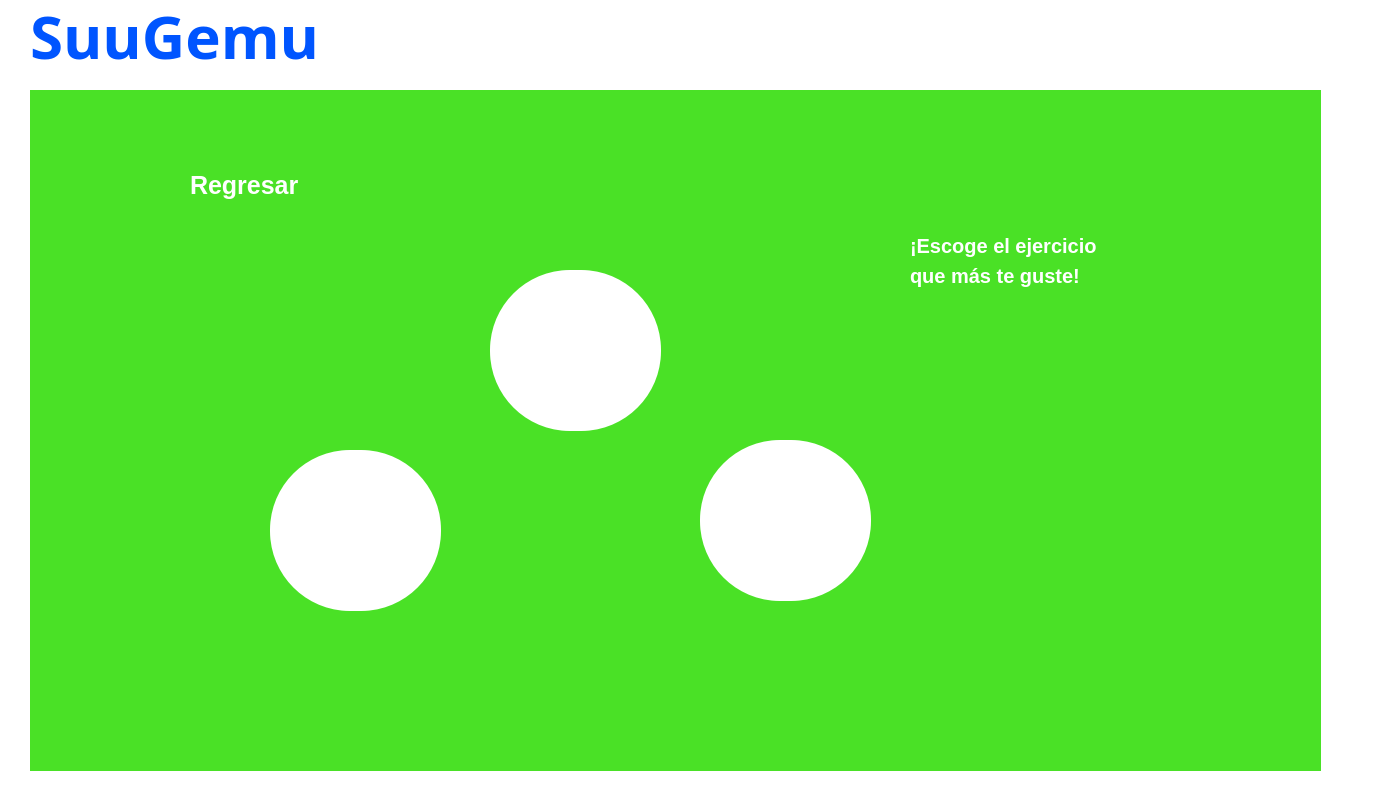
<?xml version="1.0" encoding="UTF-8"?>
<ui version="4.0">
 <class>recommend_dialog</class>
 <widget class="QDialog" name="recommend_dialog">
  <property name="geometry">
   <rect>
    <x>0</x>
    <y>0</y>
    <width>1379</width>
    <height>802</height>
   </rect>
  </property>
  <property name="windowTitle">
   <string>Project_prototype1_v1</string>
  </property>
  <property name="windowIcon">
   <iconset resource="pics.qrc">
    <normaloff>:/images/robot.png</normaloff>:/images/robot.png</iconset>
  </property>
  <property name="styleSheet">
   <string notr="true">background-color: rgb(255, 255, 255);</string>
  </property>
  <widget class="QLabel" name="label_4">
   <property name="geometry">
    <rect>
     <x>30</x>
     <y>-10</y>
     <width>391</width>
     <height>91</height>
    </rect>
   </property>
   <property name="font">
    <font>
     <family>Arial Black</family>
     <pointsize>45</pointsize>
     <weight>75</weight>
     <bold>true</bold>
    </font>
   </property>
   <property name="styleSheet">
    <string notr="true">color: rgb(0, 85, 255);</string>
   </property>
   <property name="text">
    <string>SuuGemu</string>
   </property>
  </widget>
  <widget class="QLabel" name="label_10">
   <property name="geometry">
    <rect>
     <x>350</x>
     <y>0</y>
     <width>51</width>
     <height>61</height>
    </rect>
   </property>
   <property name="styleSheet">
    <string notr="true">background-color: transparent;
</string>
   </property>
   <property name="text">
    <string/>
   </property>
   <property name="pixmap">
    <pixmap resource="pics.qrc">:/images/robot.png</pixmap>
   </property>
   <property name="scaledContents">
    <bool>true</bool>
   </property>
  </widget>
  <widget class="QWidget" name="widget" native="true">
   <property name="geometry">
    <rect>
     <x>30</x>
     <y>90</y>
     <width>1291</width>
     <height>681</height>
    </rect>
   </property>
   <property name="styleSheet">
    <string notr="true"> background-color: #4ae126; /* Green */</string>
   </property>
   <widget class="QPushButton" name="pushButton_recom1">
    <property name="geometry">
     <rect>
      <x>460</x>
      <y>180</y>
      <width>171</width>
      <height>161</height>
     </rect>
    </property>
    <property name="layoutDirection">
     <enum>Qt::RightToLeft</enum>
    </property>
    <property name="styleSheet">
     <string notr="true">content: url(:/images/objetivo.png);
background-color: rgb(255, 255, 255);
 background-position: center;
border: yellow;
color: white;
padding: 15px 32px;
text-align: left;
text-decoration: none;
 display: inline-block;
  font-size: 20px;
  font-weight: bold;
border-radius: 80%;</string>
    </property>
    <property name="text">
     <string/>
    </property>
    <property name="iconSize">
     <size>
      <width>120</width>
      <height>120</height>
     </size>
    </property>
   </widget>
   <widget class="QLabel" name="recom1_name">
    <property name="geometry">
     <rect>
      <x>470</x>
      <y>350</y>
      <width>191</width>
      <height>51</height>
     </rect>
    </property>
    <property name="font">
     <font>
      <pointsize>-1</pointsize>
      <weight>75</weight>
      <bold>true</bold>
     </font>
    </property>
    <property name="styleSheet">
     <string notr="true">color: rgb(255, 255, 255);
font-size: 25px;</string>
    </property>
    <property name="text">
     <string/>
    </property>
   </widget>
   <widget class="QPushButton" name="pushButton_recom2">
    <property name="geometry">
     <rect>
      <x>240</x>
      <y>360</y>
      <width>171</width>
      <height>161</height>
     </rect>
    </property>
    <property name="layoutDirection">
     <enum>Qt::RightToLeft</enum>
    </property>
    <property name="styleSheet">
     <string notr="true">content: url(:/images/objetivo.png);
background-color: rgb(255, 255, 255);
 background-position: center;
border: yellow;
color: white;
padding: 15px 32px;
text-align: left;
text-decoration: none;
 display: inline-block;
  font-size: 20px;
  font-weight: bold;
border-radius: 80%;</string>
    </property>
    <property name="text">
     <string/>
    </property>
    <property name="iconSize">
     <size>
      <width>120</width>
      <height>120</height>
     </size>
    </property>
   </widget>
   <widget class="QPushButton" name="pushButton_recom3">
    <property name="geometry">
     <rect>
      <x>670</x>
      <y>350</y>
      <width>171</width>
      <height>161</height>
     </rect>
    </property>
    <property name="layoutDirection">
     <enum>Qt::RightToLeft</enum>
    </property>
    <property name="styleSheet">
     <string notr="true">content: url(:/images/objetivo.png);
background-color: rgb(255, 255, 255);
 background-position: center;
border: yellow;
color: white;
padding: 15px 32px;
text-align: left;
text-decoration: none;
 display: inline-block;
  font-size: 20px;
  font-weight: bold;
border-radius: 80%;</string>
    </property>
    <property name="text">
     <string/>
    </property>
    <property name="iconSize">
     <size>
      <width>120</width>
      <height>120</height>
     </size>
    </property>
   </widget>
   <widget class="QLabel" name="recom2_name">
    <property name="geometry">
     <rect>
      <x>230</x>
      <y>530</y>
      <width>251</width>
      <height>51</height>
     </rect>
    </property>
    <property name="font">
     <font>
      <pointsize>-1</pointsize>
      <weight>75</weight>
      <bold>true</bold>
     </font>
    </property>
    <property name="styleSheet">
     <string notr="true">color: rgb(255, 255, 255);
font-size: 25px;</string>
    </property>
    <property name="text">
     <string/>
    </property>
   </widget>
   <widget class="QLabel" name="recom3_name">
    <property name="geometry">
     <rect>
      <x>650</x>
      <y>530</y>
      <width>211</width>
      <height>51</height>
     </rect>
    </property>
    <property name="font">
     <font>
      <pointsize>-1</pointsize>
      <weight>75</weight>
      <bold>true</bold>
     </font>
    </property>
    <property name="styleSheet">
     <string notr="true">color: rgb(255, 255, 255);
font-size: 25px;</string>
    </property>
    <property name="text">
     <string/>
    </property>
   </widget>
   <widget class="QLabel" name="chat_bot">
    <property name="geometry">
     <rect>
      <x>1040</x>
      <y>280</y>
      <width>171</width>
      <height>171</height>
     </rect>
    </property>
    <property name="styleSheet">
     <string notr="true">background-color: transparent;</string>
    </property>
    <property name="text">
     <string/>
    </property>
    <property name="pixmap">
     <pixmap resource="pics.qrc">:/images/chatbot.png</pixmap>
    </property>
    <property name="scaledContents">
     <bool>true</bool>
    </property>
   </widget>
   <widget class="QLabel" name="chat_box">
    <property name="geometry">
     <rect>
      <x>820</x>
      <y>70</y>
      <width>341</width>
      <height>251</height>
     </rect>
    </property>
    <property name="styleSheet">
     <string notr="true">background-color: transparent;</string>
    </property>
    <property name="text">
     <string/>
    </property>
    <property name="pixmap">
     <pixmap resource="pics.qrc">:/images/chat_box.png</pixmap>
    </property>
    <property name="scaledContents">
     <bool>true</bool>
    </property>
   </widget>
   <widget class="QLabel" name="label_12">
    <property name="geometry">
     <rect>
      <x>880</x>
      <y>120</y>
      <width>331</width>
      <height>71</height>
     </rect>
    </property>
    <property name="font">
     <font>
      <pointsize>15</pointsize>
      <weight>75</weight>
      <bold>true</bold>
     </font>
    </property>
    <property name="styleSheet">
     <string notr="true">background-color: transparent;
color: rgb(255, 255, 255);</string>
    </property>
    <property name="text">
     <string>¡Escoge el ejercicio </string>
    </property>
   </widget>
   <widget class="QLabel" name="label_13">
    <property name="geometry">
     <rect>
      <x>880</x>
      <y>170</y>
      <width>191</width>
      <height>31</height>
     </rect>
    </property>
    <property name="font">
     <font>
      <pointsize>15</pointsize>
      <weight>75</weight>
      <bold>true</bold>
     </font>
    </property>
    <property name="styleSheet">
     <string notr="true">background-color: transparent;
color: rgb(255, 255, 255);</string>
    </property>
    <property name="text">
     <string>que más te guste!</string>
    </property>
   </widget>
   <widget class="QPushButton" name="pushButton_back">
    <property name="geometry">
     <rect>
      <x>30</x>
      <y>40</y>
      <width>181</width>
      <height>101</height>
     </rect>
    </property>
    <property name="layoutDirection">
     <enum>Qt::LeftToRight</enum>
    </property>
    <property name="autoFillBackground">
     <bool>false</bool>
    </property>
    <property name="styleSheet">
     <string notr="true">content: url(:/images/objetivo.png);
background-color: transparent;
 background-position: center;
border: yellow;
color: white;
padding: 15px 32px;
text-align: left;
text-decoration: none;
 display: inline-block;
  font-size: 20px;
  font-weight: bold;
border-radius: 80%;</string>
    </property>
    <property name="text">
     <string/>
    </property>
    <property name="icon">
     <iconset resource="pics.qrc">
      <normaloff>:/images/back.png</normaloff>:/images/back.png</iconset>
    </property>
    <property name="iconSize">
     <size>
      <width>74</width>
      <height>88</height>
     </size>
    </property>
   </widget>
   <widget class="QLabel" name="recom1_name_2">
    <property name="geometry">
     <rect>
      <x>160</x>
      <y>70</y>
      <width>211</width>
      <height>51</height>
     </rect>
    </property>
    <property name="font">
     <font>
      <pointsize>-1</pointsize>
      <weight>75</weight>
      <bold>true</bold>
     </font>
    </property>
    <property name="styleSheet">
     <string notr="true">color: rgb(255, 255, 255);
font-size: 25px;</string>
    </property>
    <property name="text">
     <string>Regresar</string>
    </property>
   </widget>
   <widget class="QLabel" name="recom3_icon">
    <property name="geometry">
     <rect>
      <x>700</x>
      <y>380</y>
      <width>111</width>
      <height>101</height>
     </rect>
    </property>
    <property name="styleSheet">
     <string notr="true">font-size: 25px;
background-color: transparent;
</string>
    </property>
    <property name="text">
     <string/>
    </property>
   </widget>
   <widget class="QLabel" name="recom2_icon">
    <property name="geometry">
     <rect>
      <x>270</x>
      <y>390</y>
      <width>111</width>
      <height>101</height>
     </rect>
    </property>
    <property name="styleSheet">
     <string notr="true">font-size: 25px;
background-color: transparent;
</string>
    </property>
    <property name="text">
     <string/>
    </property>
   </widget>
   <widget class="QLabel" name="trial_label">
    <property name="geometry">
     <rect>
      <x>490</x>
      <y>210</y>
      <width>111</width>
      <height>101</height>
     </rect>
    </property>
    <property name="styleSheet">
     <string notr="true">background-color: transparent;
</string>
    </property>
    <property name="text">
     <string/>
    </property>
   </widget>
  </widget>
  <widget class="QLabel" name="user_name">
   <property name="geometry">
    <rect>
     <x>1090</x>
     <y>40</y>
     <width>121</width>
     <height>31</height>
    </rect>
   </property>
   <property name="font">
    <font>
     <pointsize>-1</pointsize>
     <weight>75</weight>
     <bold>true</bold>
    </font>
   </property>
   <property name="styleSheet">
    <string notr="true">font-size: 25px;</string>
   </property>
   <property name="text">
    <string/>
   </property>
  </widget>
  <widget class="QPushButton" name="pushButton_config">
   <property name="geometry">
    <rect>
     <x>990</x>
     <y>20</y>
     <width>91</width>
     <height>71</height>
    </rect>
   </property>
   <property name="layoutDirection">
    <enum>Qt::LeftToRight</enum>
   </property>
   <property name="styleSheet">
    <string notr="true"> background-color: transparent;
  border: none;
  color: black;
  padding: 15px 32px;
  text-align: left;
  text-decoration: none;
  display: inline-block;
  font-size: 20px;
</string>
   </property>
   <property name="text">
    <string/>
   </property>
   <property name="icon">
    <iconset resource="pics.qrc">
     <normaloff>:/images/settings.png</normaloff>:/images/settings.png</iconset>
   </property>
   <property name="iconSize">
    <size>
     <width>32</width>
     <height>37</height>
    </size>
   </property>
   <property name="checkable">
    <bool>true</bool>
   </property>
  </widget>
  <widget class="QPushButton" name="pushButton_ayuda_2">
   <property name="geometry">
    <rect>
     <x>930</x>
     <y>30</y>
     <width>81</width>
     <height>51</height>
    </rect>
   </property>
   <property name="layoutDirection">
    <enum>Qt::LeftToRight</enum>
   </property>
   <property name="styleSheet">
    <string notr="true"> background-color: transparent;
  border: none;
  color: black;
  padding: 15px 32px;
  text-align: left;
  text-decoration: none;
  display: inline-block;
  font-size: 20px;
</string>
   </property>
   <property name="text">
    <string/>
   </property>
   <property name="icon">
    <iconset resource="pics.qrc">
     <normaloff>:/images/ayuda.png</normaloff>:/images/ayuda.png</iconset>
   </property>
   <property name="iconSize">
    <size>
     <width>30</width>
     <height>34</height>
    </size>
   </property>
  </widget>
  <widget class="QLabel" name="user_icon">
   <property name="geometry">
    <rect>
     <x>1240</x>
     <y>20</y>
     <width>71</width>
     <height>61</height>
    </rect>
   </property>
   <property name="styleSheet">
    <string notr="true">font-size: 25px;</string>
   </property>
   <property name="text">
    <string/>
   </property>
  </widget>
 </widget>
 <resources>
  <include location="pics.qrc"/>
 </resources>
 <connections/>
</ui>
